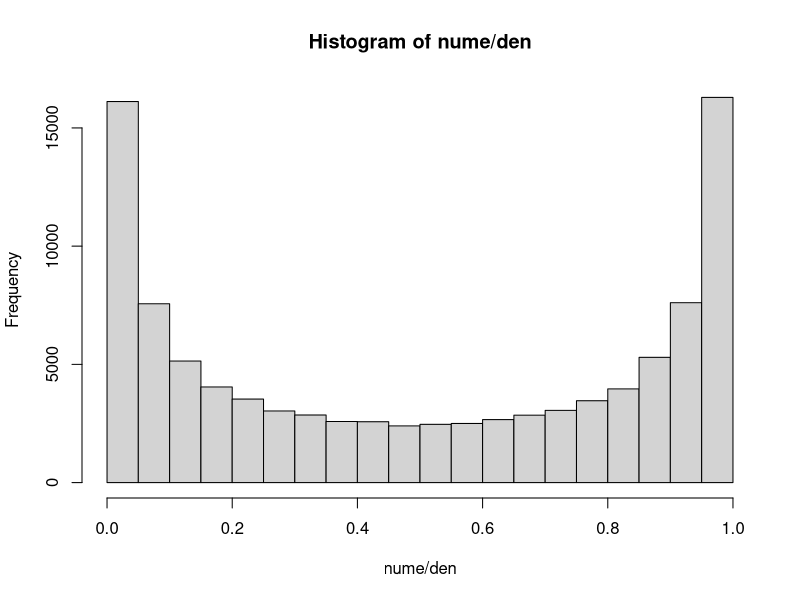

This figure's R source:
emp_dist = function(lambda, tao, sig){
  n = 100000
  comp = lambda * n
  nulls = rnorm(comp, 0, sig)
  signals = rnorm(n - comp, tao, sig)
  draws = c(nulls, signals)
  nume = (1 - lambda) * dnorm(draws, tao, sig)
  den = lambda * dnorm(draws, 0, sig) + nume
  hist(nume / den)
  return(0)
}

emp_dist(.5, 2, 1)